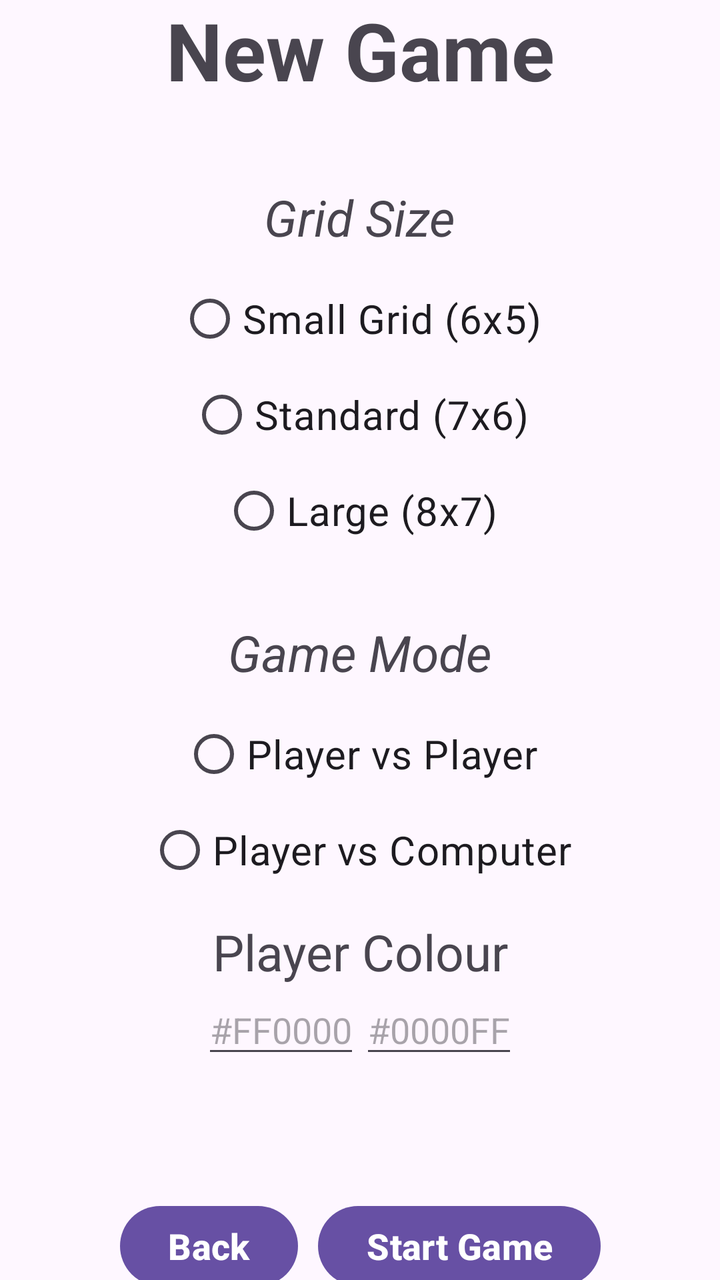
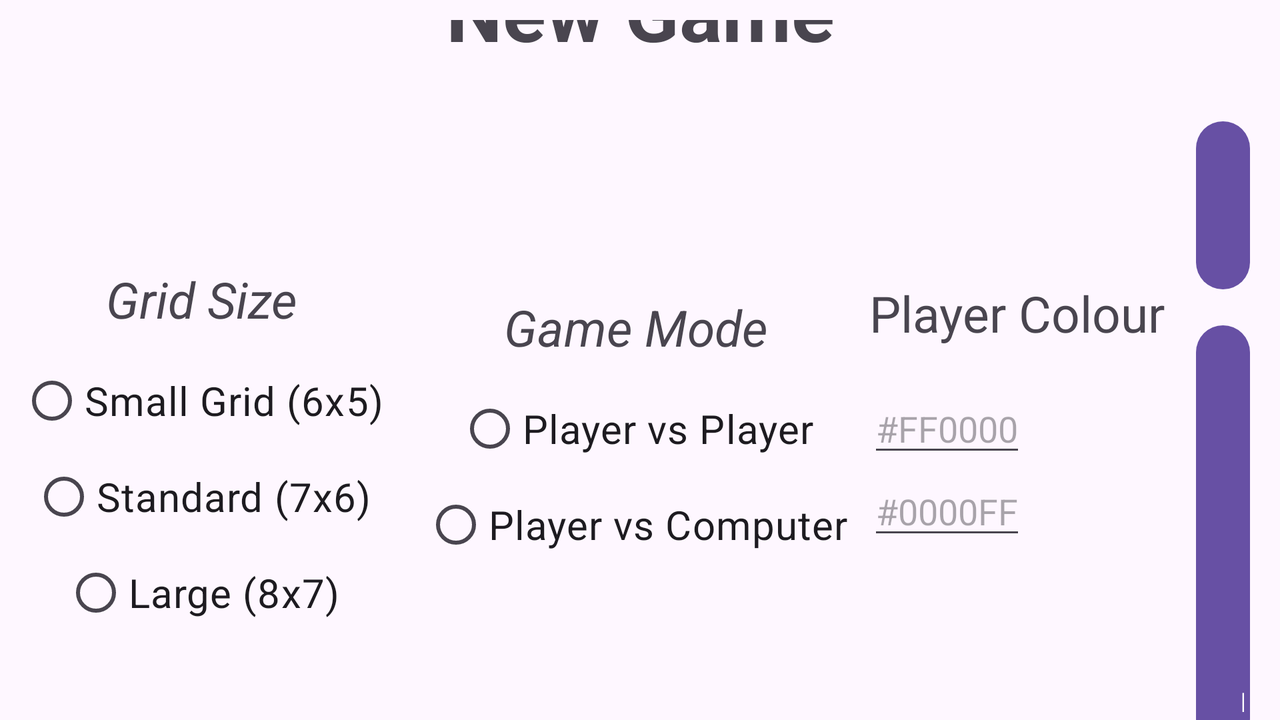

The same Android screen from two of the app's own layout files: first res/layout/ as a phone draws it, then the repository's variant for another configuration, drawn on a device whose configuration selects that folder. Both files follow.
<!-- AndroidManifest.xml: application theme Theme.MAD_Assignment_1 -->
<!-- res/layout/fragment_new_game.xml -->
<?xml version="1.0" encoding="utf-8"?>
<androidx.constraintlayout.widget.ConstraintLayout xmlns:android="http://schemas.android.com/apk/res/android"
    xmlns:tools="http://schemas.android.com/tools"
    android:layout_width="match_parent"
    android:layout_height="match_parent"
    xmlns:app="http://schemas.android.com/apk/res-auto"
    app:layout_constraintTop_toTopOf="parent"
    app:layout_constraintBottom_toBottomOf="parent"
    app:layout_constraintStart_toStartOf="parent"
    app:layout_constraintEnd_toEndOf="parent"
    android:layout_marginTop="10dp"

    tools:context=".NewGame">

    <TextView
        android:id="@+id/newGameTitleText"
        android:layout_width="wrap_content"
        android:layout_height="wrap_content"
        android:text="New Game"
        android:textSize="40sp"
        android:textStyle="bold"
        app:layout_constraintBottom_toTopOf="@+id/gridSizeText"
        app:layout_constraintEnd_toEndOf="parent"
        app:layout_constraintStart_toStartOf="parent"
        app:layout_constraintTop_toTopOf="parent" />

    <TextView
        android:id="@+id/gridSizeText"
        android:layout_width="wrap_content"
        android:layout_height="wrap_content"
        android:text="Grid Size"
        android:textSize="25sp"
        android:textStyle="italic"
        app:layout_constraintEnd_toEndOf="parent"
        app:layout_constraintStart_toStartOf="parent"
        app:layout_constraintTop_toBottomOf="@id/newGameTitleText"
        app:layout_constraintBottom_toTopOf="@id/gridSizeRadioGroup"
        app:layout_goneMarginTop="0dp"
        android:layout_marginTop="40dp"
        />

    <RadioGroup
        android:id="@+id/gridSizeRadioGroup"
        android:layout_width="wrap_content"
        android:layout_height="wrap_content"
        android:gravity="center"
        android:padding="10dp"
        app:layout_constraintBottom_toTopOf="@+id/gameModeText"
        app:layout_constraintEnd_toEndOf="parent"
        app:layout_constraintStart_toStartOf="parent"
        app:layout_constraintTop_toBottomOf="@+id/gridSizeText"
        android:layout_marginBottom="10dp">

        <RadioButton
            android:id="@+id/smallGridRadio"
            android:layout_width="wrap_content"
            android:layout_height="wrap_content"
            android:text="Small Grid (6x5)"
            android:textSize="20sp" />

        <RadioButton
            android:id="@+id/standardGridRadio"
            android:layout_width="wrap_content"
            android:layout_height="wrap_content"
            android:text="Standard (7x6)"
            android:textSize="20sp" />

        <RadioButton
            android:id="@+id/largeGridRadio"
            android:layout_width="wrap_content"
            android:layout_height="wrap_content"
            android:text="Large (8x7)"
            android:textSize="20sp" />
    </RadioGroup>
    <TextView
        android:id="@+id/gameModeText"
        android:layout_width="wrap_content"
        android:layout_height="wrap_content"
        android:text="Game Mode"
        android:textSize="25sp"
        android:textStyle="italic"
        app:layout_constraintEnd_toEndOf="parent"
        app:layout_constraintStart_toStartOf="parent"
        app:layout_constraintTop_toBottomOf="@id/gridSizeRadioGroup"
        app:layout_constraintBottom_toTopOf="@id/gameModeRatioGroup"
        android:layout_marginTop="10dp"
        />
    <RadioGroup
        android:id="@+id/gameModeRatioGroup"
        android:layout_width="wrap_content"
        android:layout_height="wrap_content"
        android:padding="10dp"
        android:gravity="center"
        app:layout_constraintEnd_toEndOf="parent"
        app:layout_constraintStart_toStartOf="parent"
        app:layout_constraintTop_toBottomOf="@+id/gameModeText"
        app:layout_constraintBottom_toTopOf="@id/colourPickerTitle">
        <RadioButton
            android:id="@+id/pvpMode"
            android:layout_width="wrap_content"
            android:layout_height="wrap_content"
            android:text="Player vs Player"
            android:textSize="20sp" />

        <RadioButton
            android:id="@+id/aiMode"
            android:layout_width="wrap_content"
            android:layout_height="wrap_content"
            android:text="Player vs Computer"
            android:textSize="20sp" />
    </RadioGroup>

    <TextView
        android:id="@+id/colourPickerTitle"
        android:layout_width="wrap_content"
        android:layout_height="wrap_content"
        app:layout_constraintStart_toStartOf="parent"
        app:layout_constraintEnd_toEndOf="parent"
        app:layout_constraintTop_toBottomOf="@+id/gameModeRatioGroup"
        app:layout_constraintBottom_toTopOf="@+id/colourPickerEntries"
        android:text="Player Colour"
        android:textSize="25sp" />

    <LinearLayout
        android:id="@+id/colourPickerEntries"
        android:layout_width="wrap_content"
        android:layout_height="wrap_content"
        app:layout_constraintStart_toStartOf="parent"
        app:layout_constraintEnd_toEndOf="parent"
        app:layout_constraintTop_toBottomOf="@+id/colourPickerTitle"
        app:layout_constraintBottom_toTopOf="@+id/colourPickerPreview"
        android:orientation="horizontal">
        <EditText
            android:id="@+id/colourPickerOne"
            android:layout_width="wrap_content"
            android:layout_height="wrap_content"
            android:textSize="18sp"
            android:hint="#FF0000"
            android:maxLength="7" />
        <EditText
            android:id="@+id/colourPickerTwo"
            android:layout_width="wrap_content"
            android:layout_height="wrap_content"
            android:textSize="18sp"
            android:maxLength="7"
            android:hint="#0000FF" />

    </LinearLayout>

    <LinearLayout
        android:id="@+id/colourPickerPreview"
        android:layout_width="wrap_content"
        android:layout_height="wrap_content"
        app:layout_constraintStart_toStartOf="parent"
        app:layout_constraintEnd_toEndOf="parent"
        app:layout_constraintTop_toBottomOf="@id/colourPickerEntries"
        app:layout_constraintBottom_toTopOf="@id/newGameButtonsLinearLayout"
        android:orientation="horizontal" >
        <ImageView
            android:id="@+id/colourPreviewOne"
            android:layout_marginStart="10dp"
            android:layout_width="60dp"
            android:layout_height="60dp"
            android:src="@drawable/player_one_button"/>
        <ImageView
            android:id="@+id/colourPreviewTwo"
            android:layout_marginStart="10dp"
            android:layout_width="60dp"
            android:layout_height="60dp"
            android:src="@drawable/player_two_button" />
    </LinearLayout>
    <LinearLayout
        android:id="@+id/newGameButtonsLinearLayout"
        android:layout_width="wrap_content"
        android:layout_height="wrap_content"
        android:orientation="horizontal"
        app:layout_constraintBottom_toBottomOf="parent"
        app:layout_constraintEnd_toEndOf="parent"
        app:layout_constraintStart_toStartOf="parent"
        app:layout_constraintTop_toBottomOf="@id/colourPickerPreview">

        <Button
            android:id="@+id/newGameBackButton"
            android:layout_width="0dp"
            android:layout_height="match_parent"
            android:layout_margin="5dp"
            android:layout_weight="0.5"
            android:text="Back"
            android:textSize="18sp"
            android:textStyle="bold" />

        <Button
            android:id="@+id/launchGameButton"
            android:layout_width="0dp"
            android:layout_height="wrap_content"
            android:layout_margin="5dp"
            android:layout_weight="0.5"
            android:text="Start Game"
            android:textSize="18sp"
            android:textStyle="bold" />
        <Button
            android:id="@+id/resumeButton"
            android:visibility="gone"
            android:layout_width="0dp"
            android:layout_height="wrap_content"
            android:layout_margin="5dp"
            android:layout_weight="0.5"
            android:text="Resume Game"
            android:textSize="18sp"
            android:textStyle="bold" />
    </LinearLayout>


</androidx.constraintlayout.widget.ConstraintLayout>
<!-- resources referenced by this layout -->
<resources>
  <!-- drawable player_one_button (drawable) -->
  <?xml version="1.0" encoding="utf-8"?>
  <shape xmlns:android="http://schemas.android.com/apk/res/android"
      android:shape="oval">
      <solid android:color="@color/player_one"/>
      <size android:width="20dp" android:height="20dp"/>
  </shape>
  <!-- drawable player_two_button (drawable) -->
  <?xml version="1.0" encoding="utf-8"?>
  <shape xmlns:android="http://schemas.android.com/apk/res/android"
      android:shape="oval">
      <solid android:color="@color/player_two"/>
      <size android:width="20dp" android:height="20dp"/>
  </shape>
  <style name="Theme.MAD_Assignment_1" parent="Base.Theme.MAD_Assignment_1" />
  <style name="Base.Theme.MAD_Assignment_1" parent="Theme.Material3.DayNight.NoActionBar">
          
          
      </style>
</resources>
<!-- res/layout-land/fragment_new_game.xml (the repository's variant of the layout above) -->
<!-- drawn on the phone turned sideways -->
<?xml version="1.0" encoding="utf-8"?>
<androidx.constraintlayout.widget.ConstraintLayout xmlns:android="http://schemas.android.com/apk/res/android"
xmlns:tools="http://schemas.android.com/tools"
android:layout_width="match_parent"
android:layout_height="wrap_content"
xmlns:app="http://schemas.android.com/apk/res-auto"
app:layout_constraintTop_toTopOf="parent"
app:layout_constraintBottom_toBottomOf="parent"
app:layout_constraintStart_toStartOf="parent"
app:layout_constraintEnd_toEndOf="parent"
android:layout_marginTop="10dp"

tools:context=".NewGame">
    <TextView
        android:id="@+id/newGameTitleText"
        android:layout_width="wrap_content"
        android:layout_height="wrap_content"
        android:text="New Game"
        android:textSize="40sp"
        android:textStyle="bold"
        app:layout_constraintBottom_toTopOf="@+id/controlsContainer"
        app:layout_constraintEnd_toEndOf="parent"
        app:layout_constraintStart_toStartOf="parent"
        app:layout_constraintTop_toTopOf="parent" />

    <LinearLayout
        android:id="@+id/controlsContainer"
        android:layout_width="wrap_content"
        android:layout_height="wrap_content"
        android:orientation="horizontal"
        android:gravity="center"
        android:layout_marginTop="10dp"
        app:layout_constraintStart_toStartOf="parent"
        app:layout_constraintEnd_toEndOf="parent"
        app:layout_constraintTop_toBottomOf="@id/newGameTitleText"
        app:layout_constraintBottom_toBottomOf="parent">
       <androidx.constraintlayout.widget.ConstraintLayout
           android:layout_width="wrap_content"
           android:layout_height="wrap_content" >
           <TextView
               android:id="@+id/gridSizeText"
               android:layout_width="wrap_content"
               android:layout_height="wrap_content"
               android:text="Grid Size"
               android:textSize="25sp"
               android:textStyle="italic"
               app:layout_constraintEnd_toEndOf="parent"
               app:layout_constraintStart_toStartOf="parent"
               app:layout_constraintTop_toTopOf="parent"
               app:layout_constraintBottom_toTopOf="@id/gridSizeRadioGroup"
               app:layout_goneMarginTop="0dp"
               android:layout_marginTop="40dp"
               />

           <RadioGroup
               android:id="@+id/gridSizeRadioGroup"
               android:layout_width="wrap_content"
               android:layout_height="wrap_content"
               android:gravity="center"
               android:padding="10dp"
               app:layout_constraintBottom_toBottomOf="parent"
               app:layout_constraintEnd_toEndOf="parent"
               app:layout_constraintStart_toStartOf="parent"
               app:layout_constraintTop_toBottomOf="@+id/gridSizeText"
               android:layout_marginBottom="10dp">

               <RadioButton
                   android:id="@+id/smallGridRadio"
                   android:layout_width="wrap_content"
                   android:layout_height="wrap_content"
                   android:text="Small Grid (6x5)"
                   android:textSize="20sp" />

               <RadioButton
                   android:id="@+id/standardGridRadio"
                   android:layout_width="wrap_content"
                   android:layout_height="wrap_content"
                   android:text="Standard (7x6)"
                   android:textSize="20sp" />

               <RadioButton
                   android:id="@+id/largeGridRadio"
                   android:layout_width="wrap_content"
                   android:layout_height="wrap_content"
                   android:text="Large (8x7)"
                   android:textSize="20sp" />
           </RadioGroup>
       </androidx.constraintlayout.widget.ConstraintLayout>
        <androidx.constraintlayout.widget.ConstraintLayout
            android:layout_width="wrap_content"
            android:layout_height="wrap_content" >
            <TextView
                android:id="@+id/gameModeText"
                android:layout_width="wrap_content"
                android:layout_height="wrap_content"
                android:text="Game Mode"
                android:textSize="25sp"
                android:textStyle="italic"
                app:layout_constraintEnd_toEndOf="parent"
                app:layout_constraintStart_toStartOf="parent"
                app:layout_constraintTop_toTopOf="parent"
                app:layout_constraintBottom_toTopOf="@id/gameModeRatioGroup"
                android:layout_marginTop="10dp"
                />
            <RadioGroup
                android:id="@+id/gameModeRatioGroup"
                android:layout_width="wrap_content"
                android:layout_height="wrap_content"
                android:padding="10dp"
                android:gravity="center"
                app:layout_constraintEnd_toEndOf="parent"
                app:layout_constraintStart_toStartOf="parent"
                app:layout_constraintTop_toBottomOf="@+id/gameModeText"
                app:layout_constraintBottom_toBottomOf="parent" >
                <RadioButton
                    android:id="@+id/pvpMode"
                    android:layout_width="wrap_content"
                    android:layout_height="wrap_content"
                    android:text="Player vs Player"
                    android:textSize="20sp" />

                <RadioButton
                    android:id="@+id/aiMode"
                    android:layout_width="wrap_content"
                    android:layout_height="wrap_content"
                    android:text="Player vs Computer"
                    android:textSize="20sp" />
            </RadioGroup>
        </androidx.constraintlayout.widget.ConstraintLayout>
        <androidx.constraintlayout.widget.ConstraintLayout
            android:layout_width="wrap_content"
            android:layout_height="wrap_content" >
            <TextView
                android:id="@+id/colourPickerTitle"
                android:layout_width="wrap_content"
                android:layout_height="wrap_content"
                app:layout_constraintStart_toStartOf="parent"
                app:layout_constraintEnd_toEndOf="parent"
                app:layout_constraintTop_toTopOf="parent"
                app:layout_constraintBottom_toTopOf="@+id/colourPickerEntries"
                android:text="Player Colour"
                android:textSize="25sp" />

            <LinearLayout
                android:id="@+id/colourPickerEntries"
                android:layout_width="wrap_content"
                android:layout_height="wrap_content"
                app:layout_constraintStart_toStartOf="parent"
                app:layout_constraintEnd_toEndOf="parent"
                app:layout_constraintTop_toBottomOf="@+id/colourPickerTitle"
                app:layout_constraintBottom_toBottomOf="parent"
                android:gravity="center"
                android:orientation="horizontal">
                <LinearLayout
                    android:layout_width="wrap_content"
                    android:layout_height="wrap_content"
                    android:orientation="vertical">
                    <EditText
                        android:id="@+id/colourPickerOne"
                        android:layout_width="wrap_content"
                        android:layout_height="wrap_content"
                        android:textSize="18sp"
                        android:hint="#FF0000"
                        android:maxLength="7" />
                    <EditText
                        android:id="@+id/colourPickerTwo"
                        android:layout_width="wrap_content"
                        android:layout_height="wrap_content"
                        android:textSize="18sp"
                        android:maxLength="7"
                        android:hint="#0000FF" />
                </LinearLayout>

                <LinearLayout
                    android:id="@+id/colourPickerPreview"
                    android:layout_width="wrap_content"
                    android:layout_height="wrap_content"
                    app:layout_constraintStart_toStartOf="parent"
                    app:layout_constraintEnd_toEndOf="parent"
                    app:layout_constraintTop_toBottomOf="@id/newGameTitleText"
                    app:layout_constraintBottom_toTopOf="@id/newGameButtonsLinearLayout"
                    android:orientation="vertical" >
                    <ImageView
                        android:id="@+id/colourPreviewOne"
                        android:layout_marginStart="10dp"
                        android:layout_width="60dp"
                        android:layout_height="60dp"
                        android:src="@drawable/player_one_button"/>
                    <ImageView
                        android:id="@+id/colourPreviewTwo"
                        android:layout_marginStart="10dp"
                        android:layout_width="60dp"
                        android:layout_height="60dp"
                        android:src="@drawable/player_two_button" />
                </LinearLayout>
            </LinearLayout>
        </androidx.constraintlayout.widget.ConstraintLayout>
        <LinearLayout
            android:gravity="center"
            android:layout_margin="10dp"
            android:id="@+id/newGameButtonsLinearLayout"
            android:layout_width="wrap_content"
            android:layout_height="wrap_content"
            android:orientation="vertical"
            app:layout_constraintBottom_toBottomOf="parent"
            app:layout_constraintEnd_toEndOf="parent"
            app:layout_constraintStart_toStartOf="parent"
            app:layout_constraintTop_toBottomOf="@id/controlsContainer">

            <Button
                android:id="@+id/newGameBackButton"
                android:layout_width="wrap_content"
                android:layout_height="wrap_content"
                android:layout_margin="5dp"
                android:layout_weight="0.5"
                android:text="Back"
                android:textSize="18sp"
                android:textStyle="bold" />

            <Button
                android:id="@+id/launchGameButton"
                android:layout_width="wrap_content"
                android:layout_height="wrap_content"
                android:layout_margin="5dp"
                android:layout_weight="0.5"
                android:text="Start Game"
                android:textSize="18sp"
                android:textStyle="bold" />
            <Button
                android:id="@+id/resumeButton"
                android:visibility="gone"
                android:layout_width="wrap_content"
                android:layout_height="wrap_content"
                android:layout_margin="5dp"
                android:layout_weight="0.5"
                android:text="Resume Game"
                android:textSize="18sp"
                android:textStyle="bold" />
        </LinearLayout>
    </LinearLayout>




</androidx.constraintlayout.widget.ConstraintLayout>
